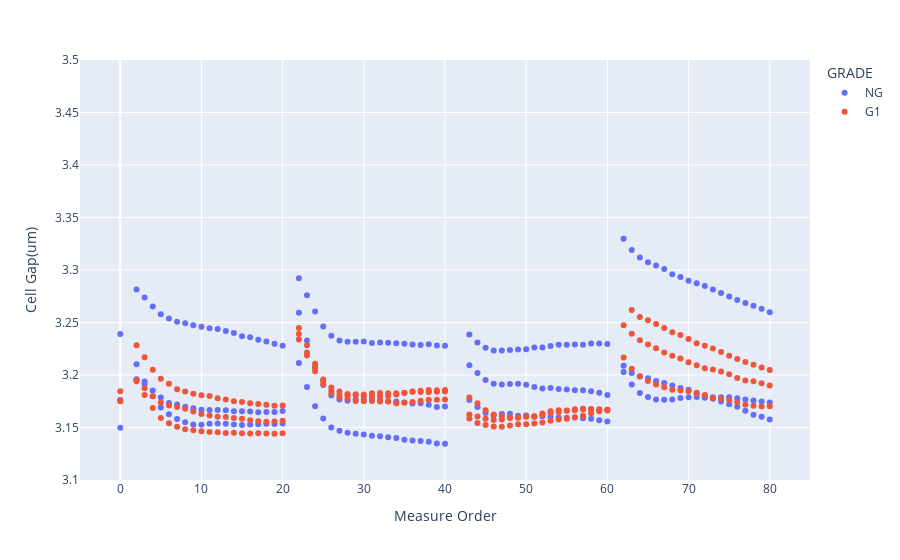
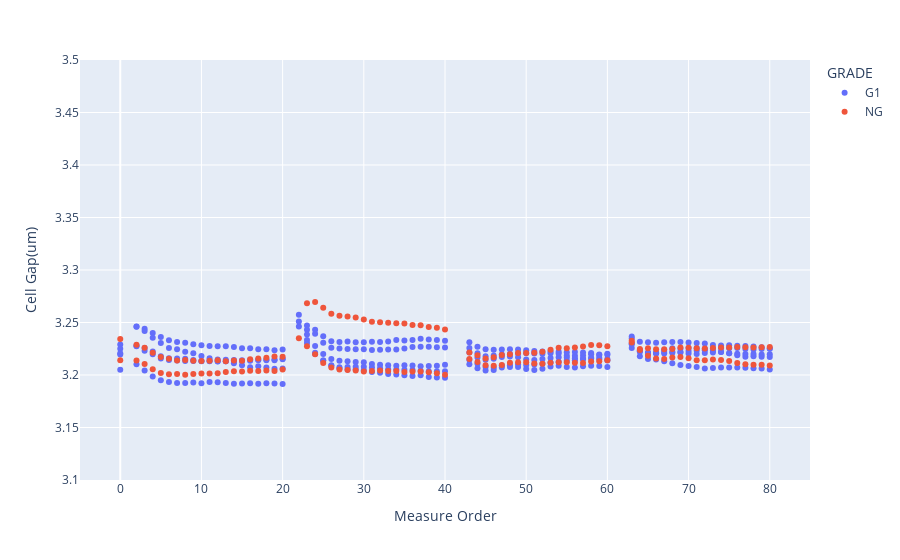
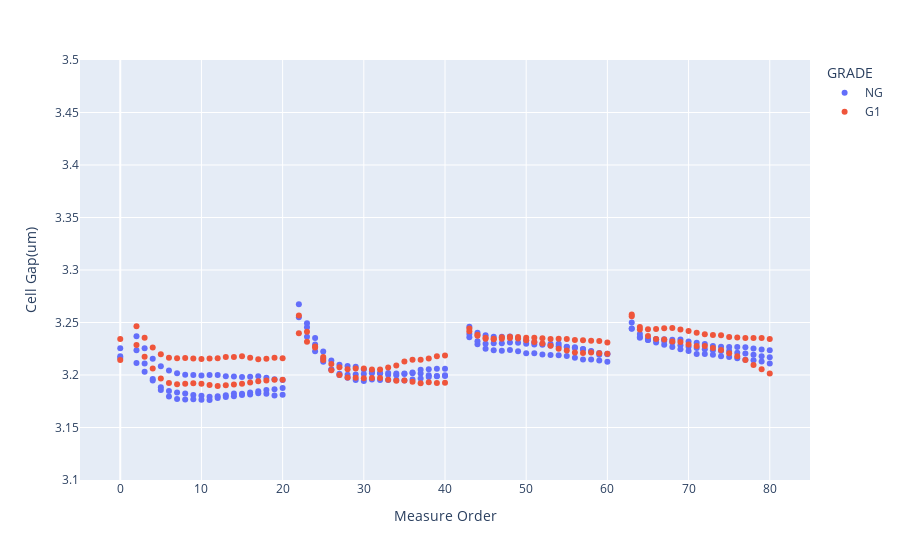

Notebook code for these charts, in order:
### Code cell
df = around_gap.filter(pl.col("RMS(%)") < 0.3)
params = {
    "x": 'Measure Order',
    "y": 'Cell Gap(um)',
    "color": 'GRADE',
}

figs = []
for cond in df['Condition'].unique():
    print(cond)
    figs.append(px.scatter(
        df.filter(pl.col('Condition')==cond),
        color_continuous_scale=px.colors.sequential.Jet,
        # color_discrete_sequence=px.colors.sequential.Jet,
        **params,
    ))
    figs[-1].update_layout(yaxis_range=(3.1, 3.5))
    figs[-1].show()

### Figure 1 — Plotly figure (JSON) as saved in the notebook; plotly's stock layout.template omitted (floating-point values rounded to 4 significant figures; data arrays with more than 128 entries replaced by an {"elided": "..."} marker saying what was removed)
{"data": [{"hovertemplate": "GRADE=NG<br>Measure Order=%{x}<br>Cell Gap(um)=%{y}<extra></extra>", "legendgroup": "NG", "marker": {"color": "#636efa", "symbol": "circle"}, "mode": "markers", "name": "NG", "orientation": "v", "showlegend": true, "type": "scatter", "x": {"elided": "228 int values"}, "xaxis": "x", "y": {"elided": "228 float values"}, "yaxis": "y"}, {"hovertemplate": "GRADE=G1<br>Measure Order=%{x}<br>Cell Gap(um)=%{y}<extra></extra>", "legendgroup": "G1", "marker": {"color": "#EF553B", "symbol": "circle"}, "mode": "markers", "name": "G1", "orientation": "v", "showlegend": true, "type": "scatter", "x": {"elided": "227 int values"}, "xaxis": "x", "y": {"elided": "227 float values"}, "yaxis": "y"}], "layout": {"legend": {"title": {"text": "GRADE"}, "tracegroupgap": 0}, "margin": {"t": 60}, "xaxis": {"anchor": "y", "domain": [0, 1], "title": {"text": "Measure Order"}}, "yaxis": {"anchor": "x", "domain": [0, 1], "range": [3.1, 3.5], "title": {"text": "Cell Gap(um)"}}}}

### Figure 2 — Plotly figure (JSON) as saved in the notebook; plotly's stock layout.template omitted (floating-point values rounded to 4 significant figures; data arrays with more than 128 entries replaced by an {"elided": "..."} marker saying what was removed)
{"data": [{"hovertemplate": "GRADE=G1<br>Measure Order=%{x}<br>Cell Gap(um)=%{y}<extra></extra>", "legendgroup": "G1", "marker": {"color": "#636efa", "symbol": "circle"}, "mode": "markers", "name": "G1", "orientation": "v", "showlegend": true, "type": "scatter", "x": {"elided": "373 int values"}, "xaxis": "x", "y": {"elided": "373 float values"}, "yaxis": "y"}, {"hovertemplate": "GRADE=NG<br>Measure Order=%{x}<br>Cell Gap(um)=%{y}<extra></extra>", "legendgroup": "NG", "marker": {"color": "#EF553B", "symbol": "circle"}, "mode": "markers", "name": "NG", "orientation": "v", "showlegend": true, "type": "scatter", "x": {"elided": "149 int values"}, "xaxis": "x", "y": {"elided": "149 float values"}, "yaxis": "y"}], "layout": {"legend": {"title": {"text": "GRADE"}, "tracegroupgap": 0}, "margin": {"t": 60}, "xaxis": {"anchor": "y", "domain": [0, 1], "title": {"text": "Measure Order"}}, "yaxis": {"anchor": "x", "domain": [0, 1], "range": [3.1, 3.5], "title": {"text": "Cell Gap(um)"}}}}

### Figure 3 — Plotly figure (JSON) as saved in the notebook; plotly's stock layout.template omitted (floating-point values rounded to 4 significant figures; data arrays with more than 128 entries replaced by an {"elided": "..."} marker saying what was removed)
{"data": [{"hovertemplate": "GRADE=NG<br>Measure Order=%{x}<br>Cell Gap(um)=%{y}<extra></extra>", "legendgroup": "NG", "marker": {"color": "#636efa", "symbol": "circle"}, "mode": "markers", "name": "NG", "orientation": "v", "showlegend": true, "type": "scatter", "x": {"elided": "224 int values"}, "xaxis": "x", "y": {"elided": "224 float values"}, "yaxis": "y"}, {"hovertemplate": "GRADE=G1<br>Measure Order=%{x}<br>Cell Gap(um)=%{y}<extra></extra>", "legendgroup": "G1", "marker": {"color": "#EF553B", "symbol": "circle"}, "mode": "markers", "name": "G1", "orientation": "v", "showlegend": true, "type": "scatter", "x": {"elided": "150 int values"}, "xaxis": "x", "y": {"elided": "150 float values"}, "yaxis": "y"}], "layout": {"legend": {"title": {"text": "GRADE"}, "tracegroupgap": 0}, "margin": {"t": 60}, "xaxis": {"anchor": "y", "domain": [0, 1], "title": {"text": "Measure Order"}}, "yaxis": {"anchor": "x", "domain": [0, 1], "range": [3.1, 3.5], "title": {"text": "Cell Gap(um)"}}}}
